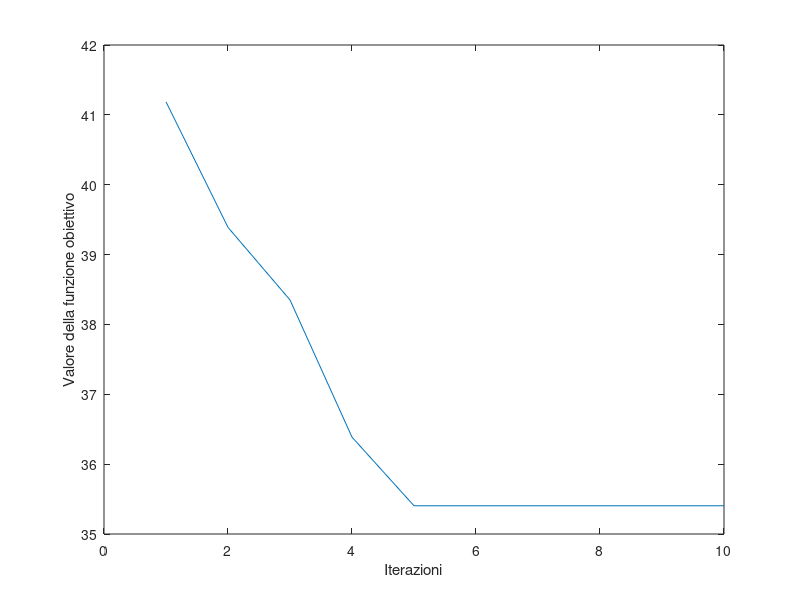

Here is the MATLAB script that generated this plot: (Note: this script raises an error after producing the figure.)
%% Generazione dei due gruppi
rng default
% Generazione dei dati
n1=10;
n2=20;
p=2;
X1=randn(n1,p);
dx=5;
X2=dx+randn(n2,p);
% Combinare i due gruppi in una matrice di dimensione (n1+n2)-by-p;
X=[X1; X2];
n=n1+n2;

%% Una sola iterazione del metodo delle k-medie
% index = vettore che contiene le unità da utilizzare come valori iniziali
% dei centroidi
index = [5 15 25];

% k viene fissato a priori
k=3;

% cini= matrice di dimensione 3xp che contiene
% i centroidi iniziali dei 3 gruppi
cini=X(index,:);

D=zeros(n,k);

for j=1:k
    D(:,j)=sum((X-cini(j,:)).^2,2);
end

[dist,ind]=min(D,[],2);

sumd=0;
for j=1:k
    Xj=X(ind==j,:);
    cini(j,:)=mean(Xj);
    sumd=sumd+sum(sum((Xj-cini(j,:)).^2,2));
end

disp('Valore della funzione obiettivo alla prima iterazione')
disp(sumd)

%% 10 iterazioni
% index = vettore che contiene gli indici da utilizzare come valori iniziali dei centroidi
index = [5 15 25];

k=length(index);
n=size(X,1);

cini=X(index,:);

D=zeros(n,k);

niter=10;
% Obj = vettore che contiene il valore della funzione obiettivo per ogni
% iterazione
Obj=zeros(niter,1);

for iter =1:niter

    for j=1:k
        D(:,j)=sum((X-cini(j,:)).^2,2);
    end

    [dist,ind]=min(D,[],2);

    % Ricalcolo dei nuovi centroidi e del nuovo valore della funzione obiettivo
    sumd=0;
    for j=1:k
        Xj=X(ind==j,:);
        cini(j,:)=mean(Xj);
        sumd=sumd+sum(sum((Xj-cini(j,:)).^2,2));
    end

    % Il valore della funzione obiettivo all'iterazione iter viene inserita
    % in posizione iter del vettore Obj
    Obj(iter)=sumd;

end

plot(Obj)
xlabel('Iterazioni')
ylabel('Valore della funzione obiettivo')
% print -depsc figs\kmeansINI.eps;


%% Utilizzo funzione kmeans
k=3;
[idx,cent,sumdj]=kmeans(X,k,"Replicates",100);
% Verifico che il secondo argomento di output della funzione kmeans
% contiene le medie aritmetiche dei 3 gruppi
Centroidi=grpstats(X,idx);
assert(max(abs(cent-Centroidi),[],"all")<1e-08,'Errore di programmazione')
sumd=sum(sumdj);
disp(['Il valore della funzione obiettivo minimizzata è=' num2str(sumd)])

disp("Centroidi dei gruppi")
disp(cent)

% Classificazione finale e centroidi
gscatter(X(:,1),X(:,2),idx,'brk','xos',15)
hold('on')
gscatter(Centroidi(:,1),Centroidi(:,2),1:k,'brk','p',15)
title('Classificazione finale e centroidi')
% print -depsc figs\kmeansINI1.eps;

%% Funzione evalclusters
eva = evalclusters(X,'kmeans','CalinskiHarabasz','KList',1:6);
figure
plot(eva);
% Recupero l'assegnazione delle unità ai diversi gruppi in corrispondenza
% del valore ottimale di k
idx=eva.OptimalY;
k=eva.OptimalK;
% Calcolo dei centroidi
Centroidi=grpstats(X,idx);
figure
% Classificazione finale e centroidi
gscatter(X(:,1),X(:,2),idx,'br','xo',15)
hold('on')
gscatter(Centroidi(:,1),Centroidi(:,2),1:k,'brk','p',15)
title('Classificazione finale con il valore di k ottimale e centroidi')
% print -depsc figs\kmeansINI3.eps;


%% Adjusted Rand Index
n1=10; n2=20;
% Vera partizione
idxtrue=[ones(n1,1);2*ones(n2,1)];
Radj=RandIndexFS(idx,idxtrue);
disp("Il valore dell'indice di Rand aggiustato è pari a: "+string(Radj))
